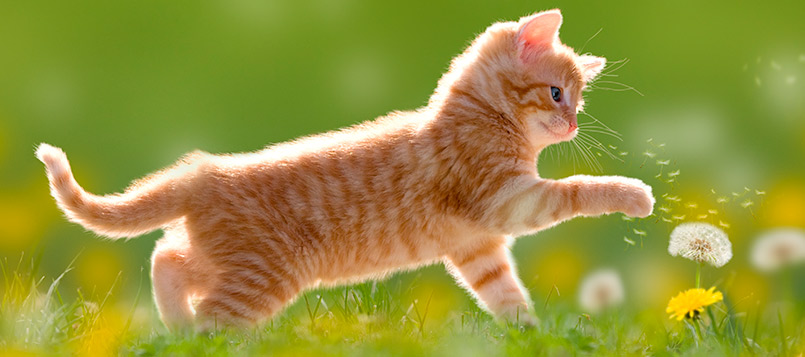
#> input picture Introduction_to_computer_vison/Kitty.jpg, 805 x 357 px
$ jupyter execute Introduction.ipynb
#> lines starting #> are read from the running program, lines starting #| are printed output that depends on the picture
# Computer vision

<br>

Computer vision is an interdisciplinary scientific field that deals with how computers can be made to gain high-level understanding from digital images or videos. From the perspective of engineering, it seeks to automate tasks that the human visual system can do.

Computer vision tasks include methods for acquiring, processing, analyzing and understanding digital images, and extraction of high-dimensional data from the real world in order to produce numerical or symbolic information.

from image data using models constructed with the aid of geometry, physics, statistics, and learning theory.

As a scientific discipline, computer vision is concerned with the theory behind artificial systems that extract information from images. The image data can take many forms, such as video sequences, views from multiple cameras, or multi-dimensional data from a medical scanner. As a technological discipline, computer vision seeks to apply its theories and models for the construction of computer vision systems.

<br>

## Human eye and Camera analogy

### Human eye

<br>
<br>

### Camera CCD (*Charge-Coupled Device*)

<br>
<br>

## Digital image into a matrix

<br>

Every digital image is divided into a matrix or array of small picture elements, or **pixels**.  Each pixel is represented by a numerical value.

In a mathematical way, we can assert the next equation for black and white pictures.

\begin{equation*}
Image = (a_{k,j})_{MxN}
\end{equation*}

Where:
- $k = 0$,  Black
- $j = 255$,  White
- $M = $ Height of the image
- $N = $ Width of the image

<br>

Each pixel can get values between 0 and 255 (0 = black, 255 = white and all the ), i.e. every pixel can store a byte (8 bits) of information for a gray-scale image.

<br>
<br>

In the case for color-pictures, in computer vision is useful the RGB paradigm. A 3D matrix is equivalent to a colored image.

\begin{equation*}
Image = (a_{k,j})_{MxNx3}
\end{equation*}

<br>
<br>

<br>

For this case, each pixel stores 3 bytes of information (24 bits).

<br>
<br>

### Let's start with some examples

In the next sections you will see how the **computer vision** works. Let's start for getting an image and handling it as matrix.

[cell 1]
# Python needs some libreries to work.
# Normally, every Python-script needs the calling of the needed libreries as
# first step

import numpy as np                       # Librery to linear algebra (vectors, matrices, etc.)
import cv2                               # Librery to handle, transform and manipulate images
from matplotlib import pyplot as plt     # Librery to manage plotting

# Getting the image
img = cv2.imread('Kitty.jpg')
#> img is the input picture: shape (357, 805, 3); mean B, G, R 60.5, 147, 149.1
img = cv2.cvtColor(img, cv2.COLOR_BGR2RGB) #Matplotlib expects images in RGB format but OpenCV provides them in BGR

# Show the image
plt.imshow(img)
plt.show()

### Reference System

In the previeous image we can see the *reference system* for an image.

The coordenates (0, 0) are placed in the corner up-left.

[cell 2]
# Getting dimensions
dimensions = img.shape
#> dimensions = (357, 805, 3)
print(dimensions)
#| (357, 805, 3)

print("It means, the image has " + str(dimensions[0]) + " pixels in height, " + str(dimensions[1]) + " pixels in width and " + str(dimensions[2]) + " pixels in depth")
#| It means, the image has 357 pixels in height, 805 pixels in width and 3 pixels in depth

### Splitting an image into RGB components

We will split the kitty image in their RGB components. There are many ways to do this. OpenCV has his own way to split images:

```
red_layer, green_layer, blue_layer = cv2.split(img)
```

For this example we will split the kitty image in the next way:

[cell 3]
img_red_layer = img[:, :, 0]     # Select only the 0 layer of the 3D matrix
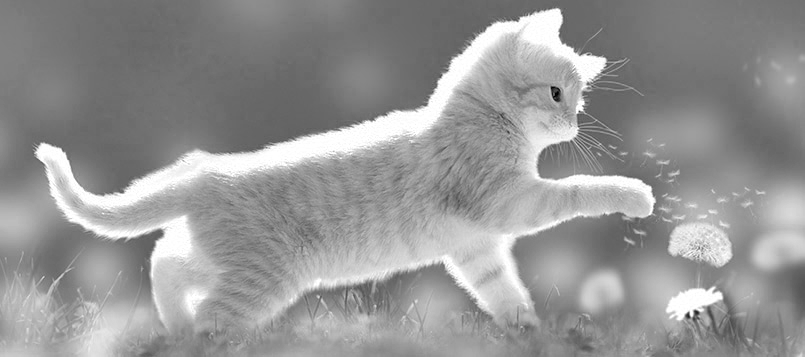
#> img_red_layer: shape (357, 805); min 0, max 255, mean 149.1
img_green_layer = img[:, :, 1]   # Select only the 1 layer of the 3D matrix
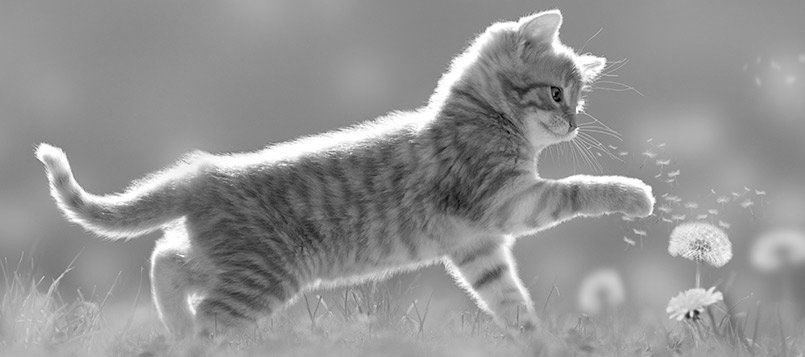
#> img_green_layer: shape (357, 805); min 0, max 255, mean 147
img_blue_layer = img[:, :, 2]    # Select only the 2 layer of the 3D matrix
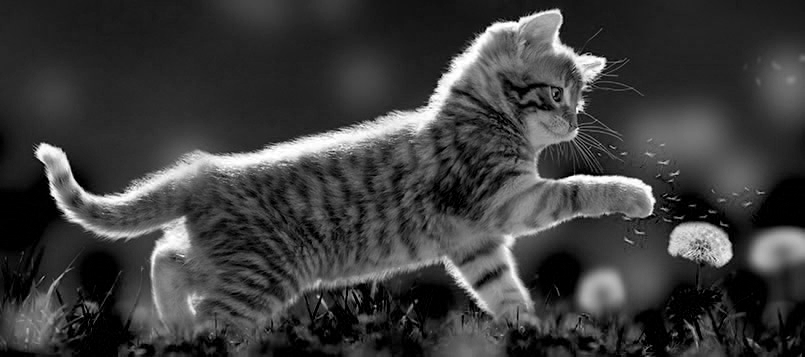
#> img_blue_layer: shape (357, 805); min 0, max 255, mean 60.5

# Show the red layer
plt.subplot(311)
plt.imshow(img_red_layer, cmap = 'gray')
plt.show()

# Show the green layer
plt.subplot(312)
plt.imshow(img_green_layer, cmap = 'gray')
plt.show()

# Show the blue layer
plt.subplot(313)
plt.imshow(img_blue_layer, cmap = 'gray')
plt.show()

### Probe an image is a matrix

As the previous text indicated, an image is a 2D or 3D image. To probe that, an extract of 10 by 10 will be taken and analized.

[cell 4]
plt.imshow(img_blue_layer[200:210, 300:310], cmap = 'gray')
plt.show()
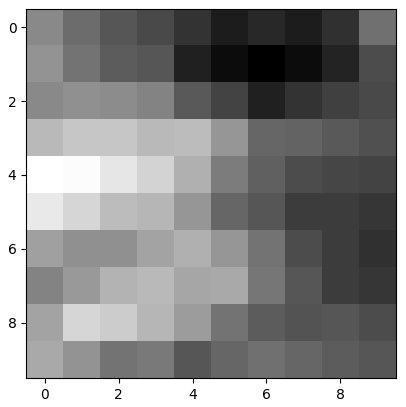
#> figure drawn by matplotlib, 1 panel

[cell 5]
print(img_blue_layer[200:210, 300:310])
#| [[ 68  59  52  48  41  34  38  34  40  60]
#|  [ 71  61  54  52  35  29  25  29  36  49]
#|  [ 68  70  69  66  53  46  35  41  45  48]
#|  [ 83  87  87  83  84  72  57  56  53  50]
#|  [105 104  97  91  80  64  55  49  47  46]
#|  [ 98  92  84  82  72  57  52  44  44  42]
#|  [ 75  70  70  76  80  72  61  49  44  40]
#|  [ 66  73  81  83  77  78  62  52  44  42]
#|  [ 76  92  89  82  74  61  54  51  52  49]
#|  [ 78  71  61  63  52  57  60  57  54  52]]

### Show a colored-image for each RGB component

Remember that, a colored image needs 3 layers (RGB). That is way in the previous exercises, despite having obtained the *red layer*, the *green layer* and the *blue layer* we cannot see a red-image, green-image nor blue-image. A simple-layer-image was plotted.

Get a colored-image showing each RGB component is possible. We have to merge a *red layer*, *green layer* or *blue layer* with  other two zero-layers (same size, height and width) and place it in the right position. Next image.

<br>

Now, we will plot each RGB layer in a colored way.

[cell 6]
zero_image = np.zeros((dimensions[0], dimensions[1]), np.uint8)

img_red = cv2.merge((img_red_layer, zero_image, zero_image))
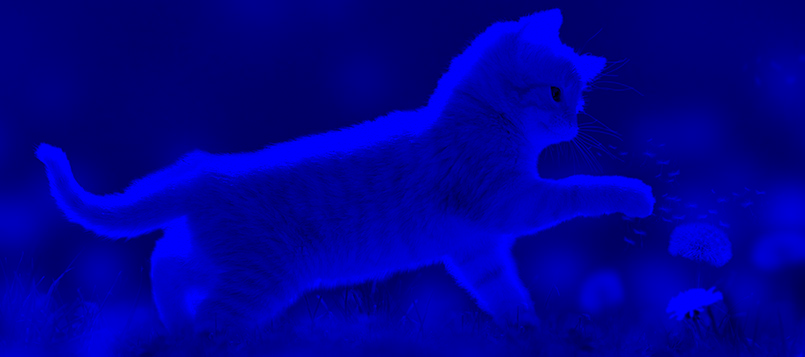
#> img_red: shape (357, 805, 3); mean of channels 0, 1, 2 149.1, 0, 0; drawn as B, G, R
img_green = cv2.merge((zero_image, img_green_layer, zero_image))
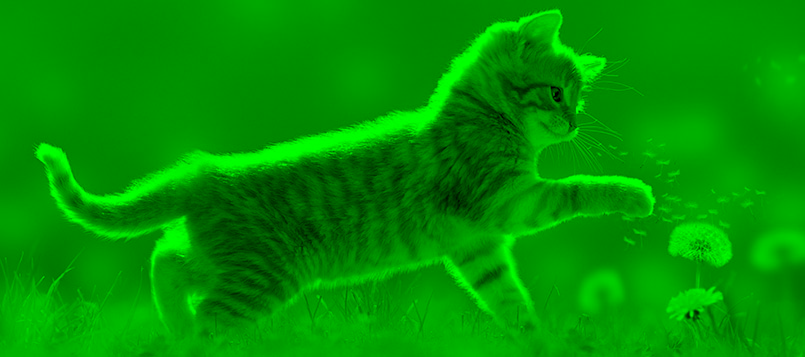
#> img_green: shape (357, 805, 3); mean of channels 0, 1, 2 0, 147, 0; drawn as B, G, R
img_blue = cv2.merge((zero_image, zero_image, img_blue_layer))
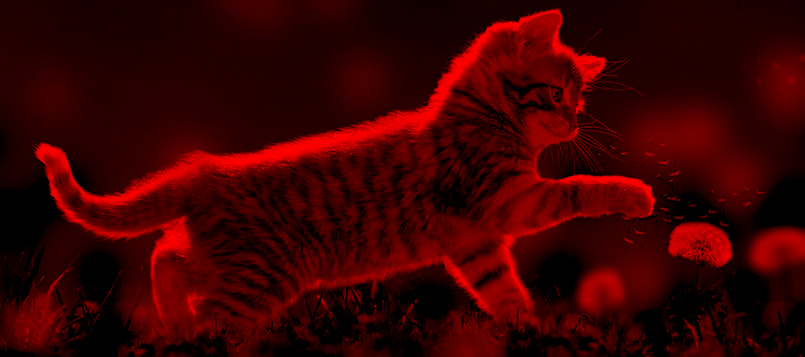
#> img_blue: shape (357, 805, 3); mean of channels 0, 1, 2 0, 0, 60.5; drawn as B, G, R

plt.subplot(311)
plt.imshow(img_red)
plt.show()

plt.subplot(312)
plt.imshow(img_green)
plt.show()

plt.subplot(313)
plt.imshow(img_blue)
plt.show()

$ run again, with Introduction_to_computer_vison/Pulqueria.jpg copied over Introduction_to_computer_vison/Kitty.jpg
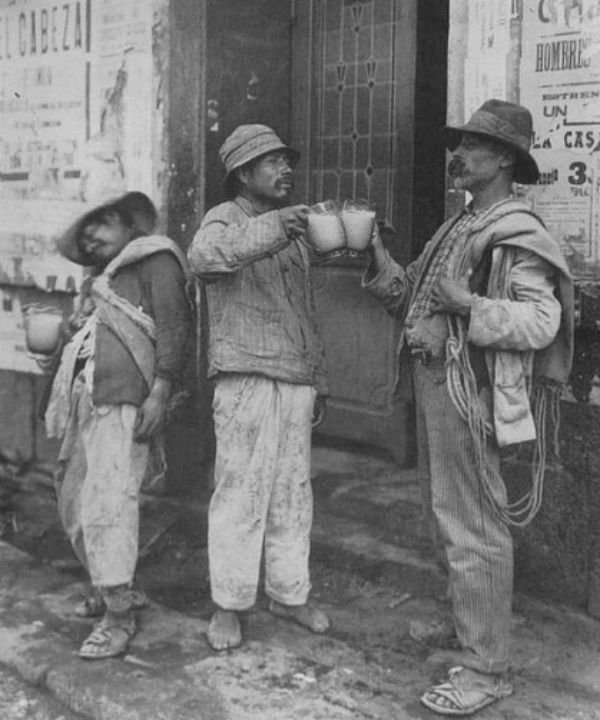
#> input picture Introduction_to_computer_vison/Pulqueria.jpg, 600 x 720 px
#> img is the input picture: shape (720, 600, 3); min 31, max 223, mean 118
#| (720, 600, 3)
#| It means, the image has 720 pixels in height, 600 pixels in width and 3 pixels in depth
#| [[ 72  75  76  74  74  80  87  87  78  69]
#|  [ 70  76  80  80  72  80  90  90  79  69]
#|  [ 66  74  76  74  69  80  93  94  80  67]
#|  [ 88  95  93  85  74  82  93  97  87  75]
#|  [116 125 122 114  90  86  85  85  77  68]
#|  [144 154 156 152 143 127 111 100  85  74]
#> (further printed lines are left out)
#> `img_green = cv2.merge((zero_image, img_green_layer, zero_image))`:
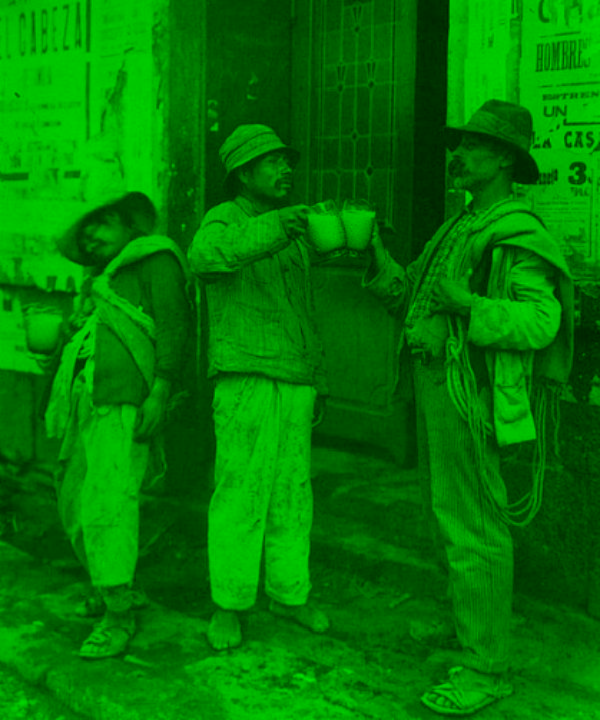
#> img_green: shape (720, 600, 3); mean of channels 0, 1, 2 0, 118, 0; drawn as B, G, R
#> `img_blue = cv2.merge((zero_image, zero_image, img_blue_layer))`:
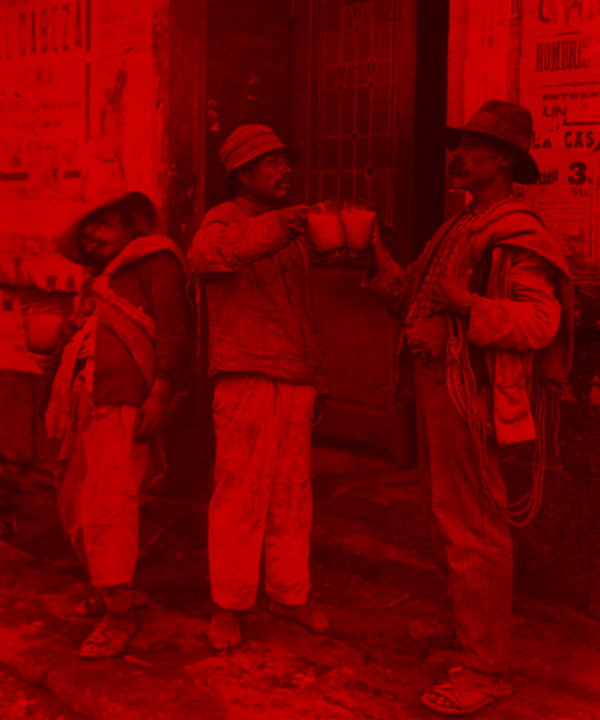
#> img_blue: shape (720, 600, 3); mean of channels 0, 1, 2 0, 0, 118; drawn as B, G, R
